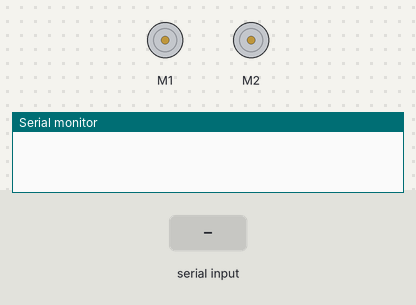
The sketch below on a simulated Arduino Uno, built with avr-gcc and run on an emulated ATmega328P. Shown: 2 × DC motor (green arrow = forward, orange = backward, longer = faster), the last lines printed to the serial monitor. The inputs (shaded band) are chosen by the test bench.

Above: at 1.2 s.
1.3 s: "1" received over Serial
At 2.1 s:
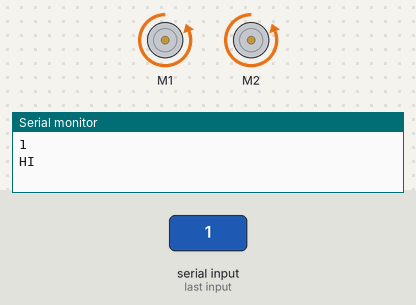
2.8 s: "2" received over Serial
At 3.3 s:
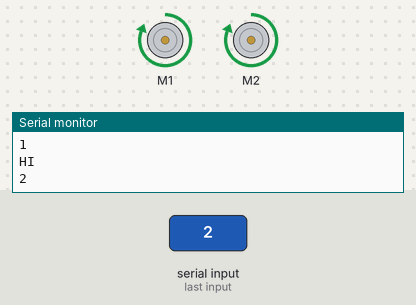
4.3 s: "4" received over Serial
At 4.51 s:
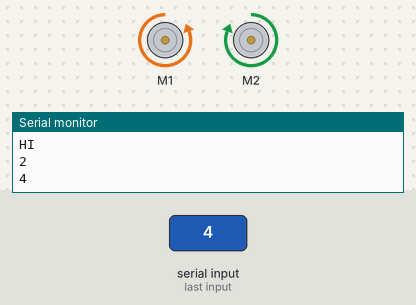
6.2 s: "3" received over Serial
At 6.41 s:
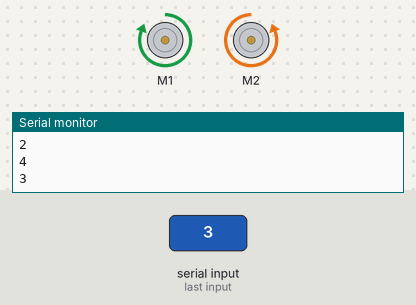
Timing chart, 0 to 9.1 s (numbered marks = the images above; inputs shaded):
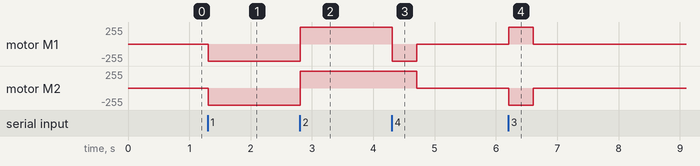

The sketch:

13_May_2019_with_App.ino
```cpp
#include <AFMotor.h>
//#include <Servo.h>
String voice;

//AF_DCMotor motor1 (1, MOTOR12_1KHZ);
//AF_DCMotor motor2 (2, MOTOR12_1KHZ);
//Servo myServo;

AF_DCMotor motor1 (1);
AF_DCMotor motor2 (2);

void setup()
{
  Serial.begin(9600);
  //myServo.attach(10);
  //myServo.write(90);

}

void loop()
{
  while (Serial.available()){
     delay(10);
    char c = Serial.read();
    if (c == '#') {break;}
    voice += c;
  }
  if (voice.length() > 0){
    Serial.println(voice);

    if(voice == "1"){
      forward_car();
      }
    else if(voice == "2"){
      back_car();
      }
    else if(voice == "4") {
      right_car();
    }
    else if(voice == "3") {
      left_car();
    }
    else if(voice == "0") {
      stop_car();
    }

  voice="";
  }
}

void forward_car()
{    Serial.println("HI");

  motor1.run(BACKWARD);
  motor1.setSpeed(255);
  motor2.run(BACKWARD);
  motor2.setSpeed(255);
  //delay(2000);
  //motor1.run(RELEASE);
  //motor2.run(RELEASE);
}

void back_car()
{
  motor1.run(FORWARD);
  motor1.setSpeed(255);
  motor2.run(FORWARD);
  motor2.setSpeed(255);
  //delay(2000);
  //motor1.run(RELEASE);
  //motor2.run(RELEASE);
}

void right_car()
{
  //myServo.write(0);
  //delay(1000);
  //myServo.write(90);
  //delay(1000);
  motor2.run(FORWARD);
  motor2.setSpeed(255);
  motor1.run(BACKWARD);
  motor1.setSpeed(255);
   delay(400);
  motor1.run(RELEASE);
  motor2.run(RELEASE);

}

void left_car()
{
 // myServo.write(180);
  //delay(1000);
  //myServo.write(90);
  //delay(1000);
  motor2.run(BACKWARD);
  motor2.setSpeed(255);
  motor1.run(FORWARD);
  motor1.setSpeed(255);
  delay(400);
  motor1.run(RELEASE);
  motor2.run(RELEASE);
}

void stop_car ()
{
  motor1.run(RELEASE);
  motor2.run(RELEASE);
}
```

Measured:
- after the input at 1.3 s, motor M1, motor M2: stopped → backward 255/255 at once
- after the input at 2.8 s, motor M1, motor M2: backward 255/255 → forward 255/255 at once
- after the input at 4.3 s, motor M1: forward 255/255 → backward 255/255 at once, → stopped 0.40 s later; motor M2: forward 255/255 → stopped after 0.41 s
- after the input at 6.2 s, motor M1: stopped → forward 255/255 at once, → stopped 0.40 s later; motor M2: stopped → backward 255/255 at once, → stopped 0.40 s later
